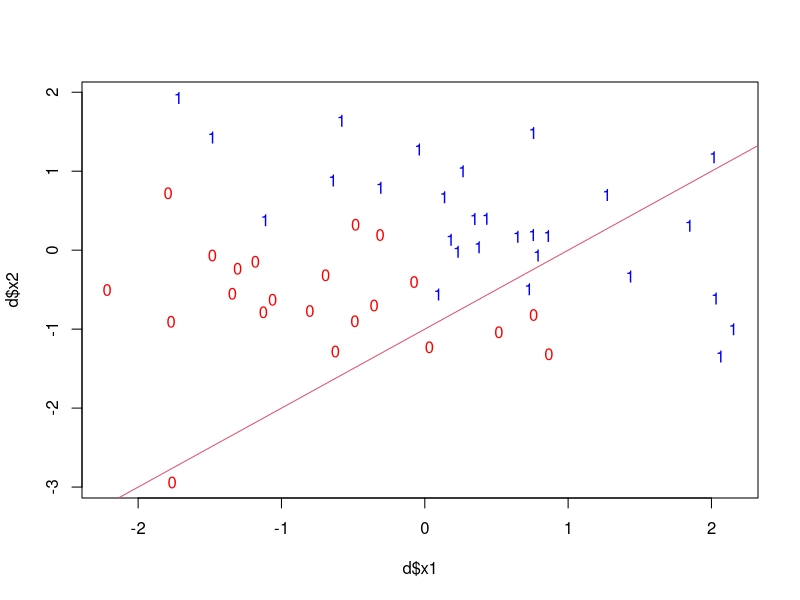
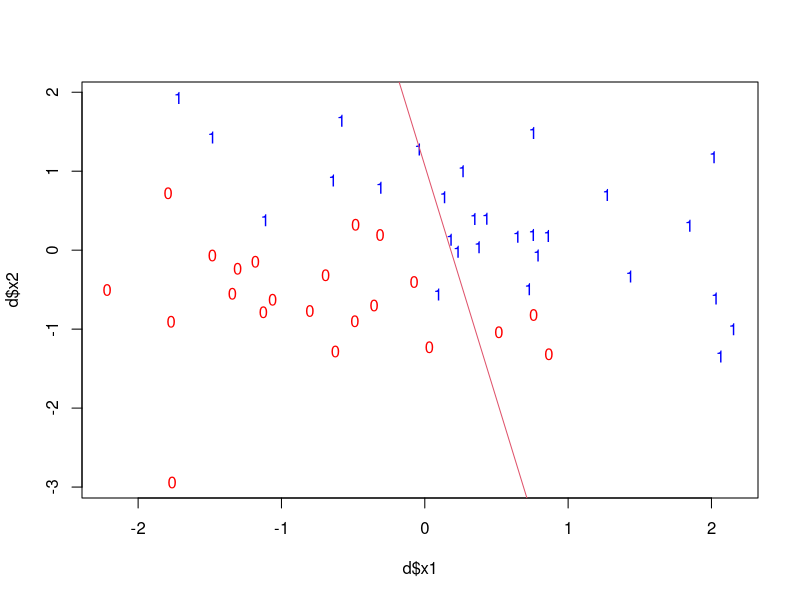
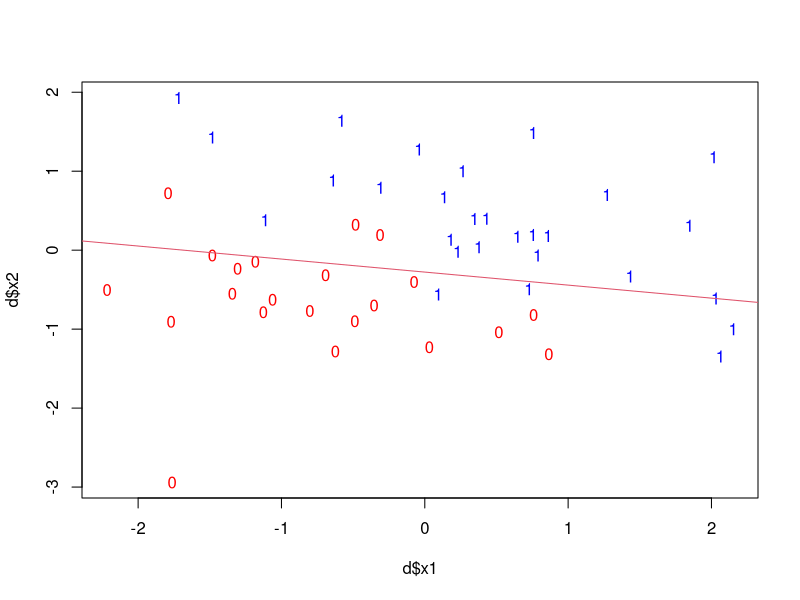
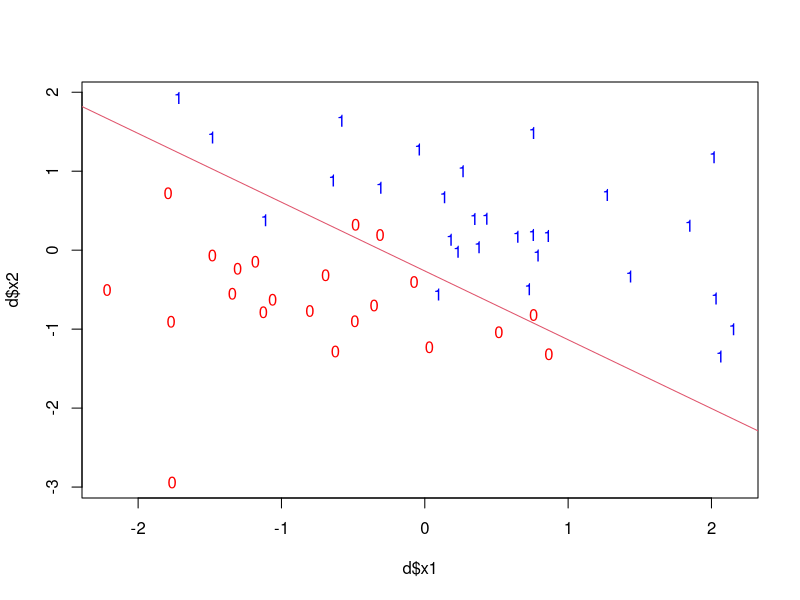
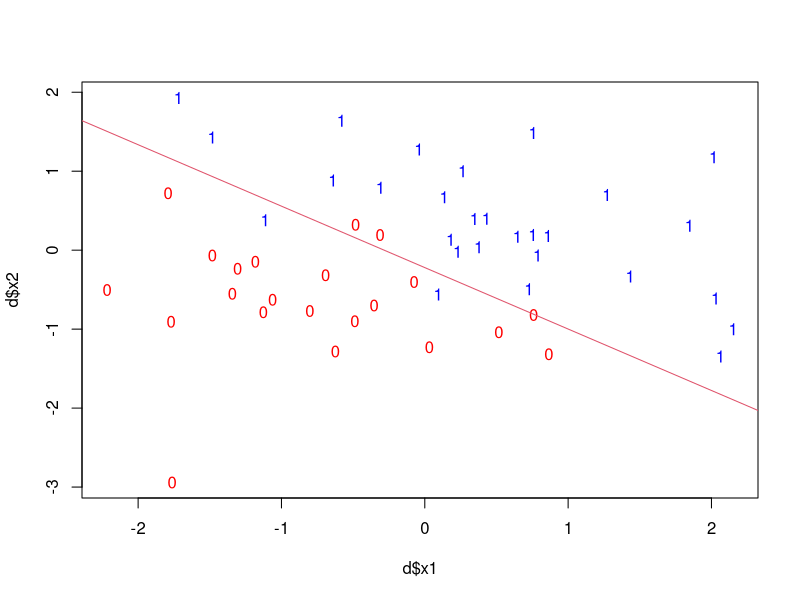
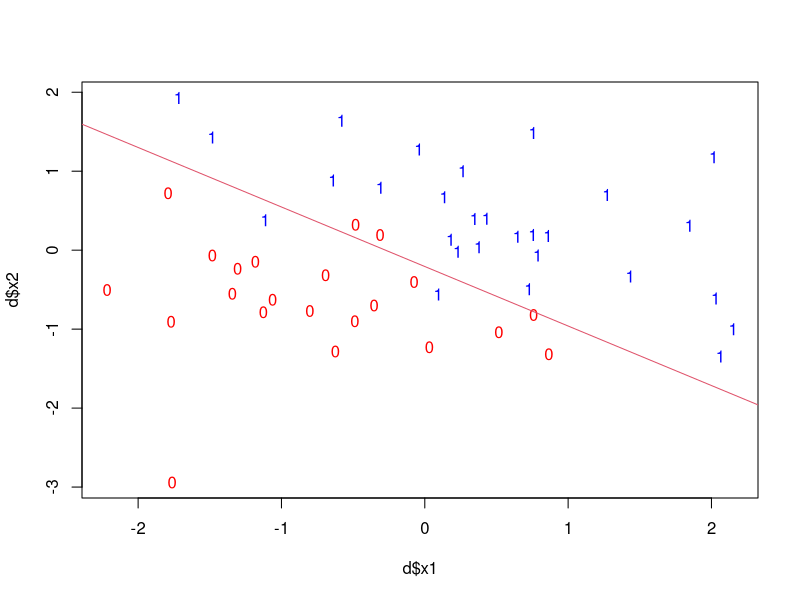
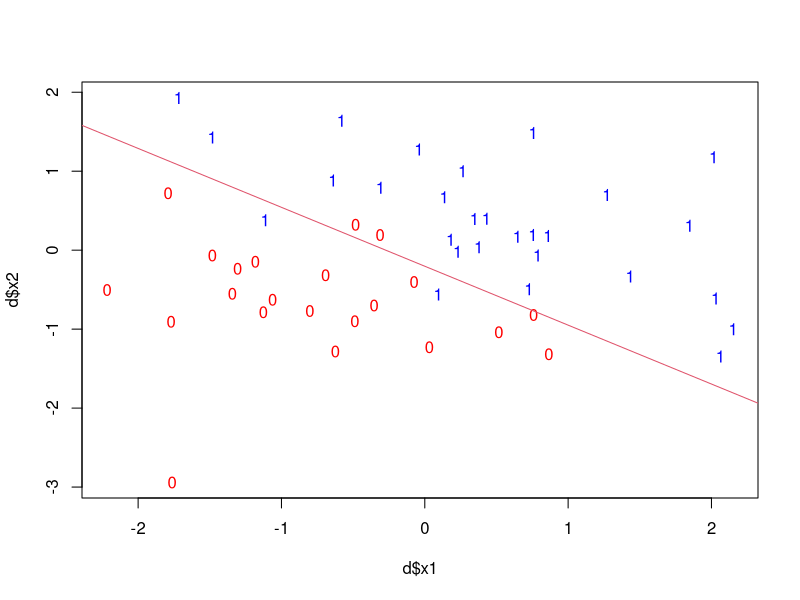
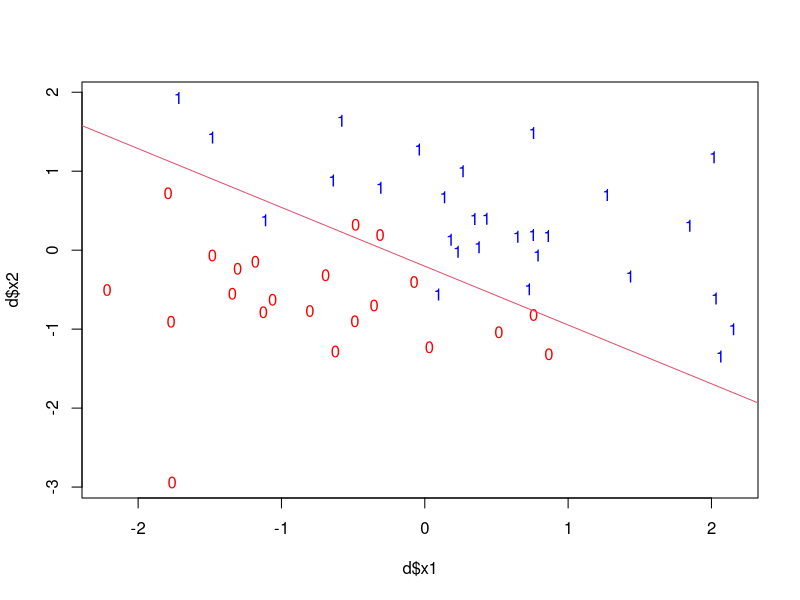

These charts were generated, in order, by the following R code:
#!env python

library(numDeriv)

fakeData <- function (n=1000) {
    set.seed(666)
    x0 = rep(1,n)
    x1 = rnorm(n)
    x2 = rnorm(n)
    z = 1 + 2*x1 + 3*x2
    pr = 1/(1+exp(-z))
    y = rbinom(n,1,pr)
    # convetion : col 0 is y
    df = data.frame(y=y,x0=x0,x1=x1,x2=x2)
    return(list(x0=x0,x1=x1,x2=x2,y=y,z=z,pr=pr,frame=df,d=2,numEchant=n,nomFeauture=2))
}

fakeData2 <- function () {
    x0 = rep(1,4)
    x1 = c(1,2,-3,-4)
    x2 = c(1,-2,3,-4)
    y  = c(0,0,1,1)
    df = data.frame(y=y,x0=x0,x1=x1,x2=x2)
    return(list(x0=x0,x1=x1,x2=x2,y=y,frame=df,numEchant=4,nomFeauture=2))
}

fakeData3 <- function(n1,n2) {
    randOrder <- sample(1:(n1+n2))
    x0 = rep(1,n1+n2)
    x1 <- c(rnorm(n1, mean = -5),rnorm(n2, mean =  10))[randOrder]
    x2 <- c(rnorm(n1, mean = -5),rnorm(n2, mean =  10))[randOrder]
    y <- c(rep(0,n1),rep(1,n2))[randOrder]
    df = data.frame(y=y,x0=x0,x1=x1,x2=x2)
    numEchant <- n1 + n2
    numFeature <- 2
    return(list(x0=x0,x1=x1,x2=x2,y=y,frame=df,"numEchant"=numEchant,"numFeature"=numFeature))
}


Q1.SimulezJeu <- function () {
    pdf(file=ifelse(FALSE, "tp04_Q1SimulezJeu.pdf", "tp04_Q1SimulezJeu.pdf"))
    attach(mtcars,warn.conflicts = FALSE)
    fData <- fakeData(100)
    glm.binomial <- glm( fData$y~fData$x1+fData$x2,data=fData$frame,family="binomial")
    color <- fData$y
    color[color==1] <- 'blue'
    color[color==0] <- 'red'
    plot(x=fData$x1, y=fData$x2, pch = 3, type = "p", col=color)
    for (i in 1:6) {
        plot(glm.binomial,which=c(i))
    }
    dev.off()
    return(glm.binomial)
}

#### La regression logistique 

randInitTheta <- function (numFeature=2) {
    return(matrix(c(1,-1,1),ncol=1))
}

logVrai <- function (d, theta) {
    x <- as.matrix(d$frame)[,-1]
    y <- as.matrix(d$y)
    return(sum(unlist(lapply(1:nrow(x),function(n,theta,x,y){y[n]*t(theta)%*%x[n,]-log(1+exp(t(theta)%*%x[n,]))},theta,x,y))))
}

vectorXmatrix <- function (theta,X) {
    return(unlist(lapply(c(1:nrow(X)),function(n,theta,X){t(theta)%*%X[n,]},theta,X)))
}

p <- function (theta, x, y = 1) {
    expThetaX <- exp(vectorXmatrix(theta,x))
    if ( y == 1 ) {
        return(expThetaX/(1+expThetaX))
    } else {
        return(1/(1+expThetaX))
    }
}

firstDerivative <- function (theta,x,y) {
    a <- lapply(1:nrow(x),function(n,prob,x,y){return(x[n,]*(prob[n]-y[n]))},p(theta,x),x,y)
    return(colSums(matrix(unlist(a),nrow = nrow(x), byrow = TRUE)))
}

computeHessianMtx <- function (theta,x) {
    mxv <- function(n,x,prob) { return(tcrossprod(x[n,])*prob[n]*(1-prob[n])) }
    H <- matrix(rep(0,ncol(x)^2),nrow=ncol(x))
    for ( hssn in lapply(1:nrow(x),mxv,x,p(theta,x))) {
        H <- H + hssn
    }
    return(H)
}

dvp <- function (d,theta) {
    theta <- theta/theta[2]
    plot(d$x1,d$x2,type="n")
    text(d$x1,d$x2,labels = d$y,col = c('red','blue','green')[d$y+1])
    abline(a = -theta[1]/theta[3], b = -theta[2]/theta[3] , col = 2)
}

basefuns.testcase <- function(n){
    # build fake data 
    # fdata <- fakeData(n)
    fdata <- fakeData2()
    
    # random model
    theta <- randInitTheta()
    print(theta)

    # plot data and theta
    dvp(fdata,theta)
    
    # log vraisemblance
    lv <- logVrai(fdata,theta)
    print(sprintf("log vraisemblance : %f",lv))

    x <- matrix(unlist(fdata$frame[,-1]), nrow=fdata$numEchant)
    y <- matrix(unlist(fdata$y))

    # probability
    pRes <- p(theta,x)
    print(fdata$y)
    print(sprintf("y=1 probability : %f", pRes))

    print("Compute the first derivative : ")
    print(firstDerivative(theta,x,y))

    print("Compute the Hessian matrix : ")
    print(computeHessianMtx(theta,x))

}


matrixXvector <- function(m,v) {
    return(matrix(unlist(lapply(1:nrow(m),function(n,m,v){m[n,]%*%v},m,v))))
}


NewtonRaphon <- function (d,eps=1.e-5,maxIter=500) {
    lvlist <- c()
    theta <- randInitTheta()
    x <- matrix(unlist(d$frame[,-1]), nrow=d$numEchant)
    y <- matrix(unlist(d$y))
    # iterate to the convergence
    while ( (length(lvlist) < 2 || abs(lvlist[1]-lvlist[2])>eps) && (length(lvlist) < maxIter) ) {
        dvp(d,theta)
        lvlist <- c(logVrai(d,theta),lvlist)
        print(sprintf("iteration number [%d] [%f]", length(lvlist), lvlist[1]))
        print(theta)
        sh <- solve(computeHessianMtx(theta,x))
        fd <- firstDerivative(theta,x,y)
        theta <- theta - matrixXvector(sh,fd)
    }
    return(theta)
}

NewtonRaphon.testcase <- function(n) {
    pdf(file=ifelse(FALSE, "Newtown_test.pdf", "Newtown_test.pdf"))
    attach(mtcars,warn.conflicts = FALSE)
    d <- fakeData(n)
    # d <- fakeData2()
    # d <- fakeData3(10,20)
    theta <- NewtonRaphon(d)
    dvp(d,theta)
    dev.off()
}

# glm.binomial <- Q1.SimulezJeu()
# basefuns.testcase(40)
NewtonRaphon.testcase(50)
